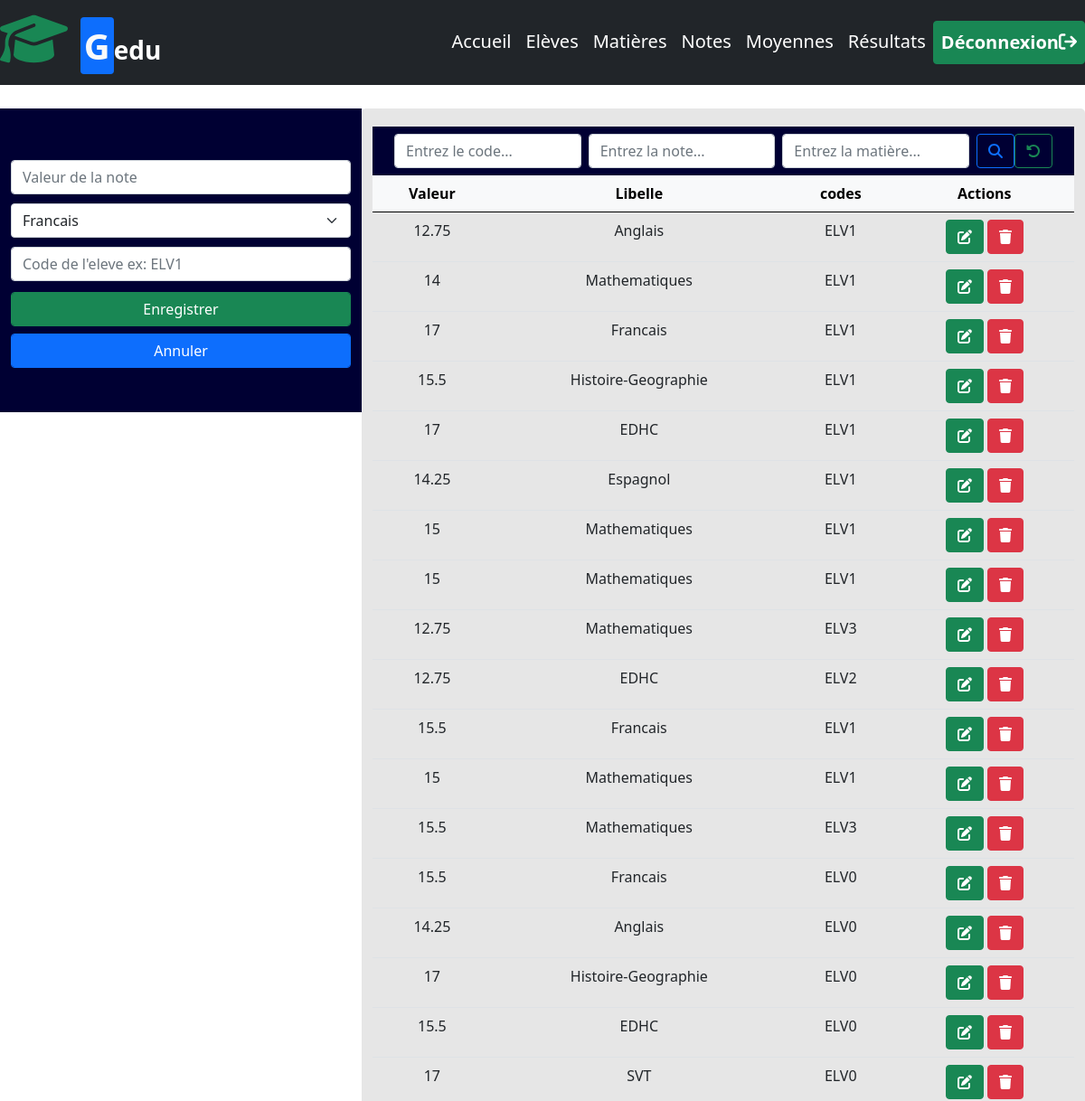
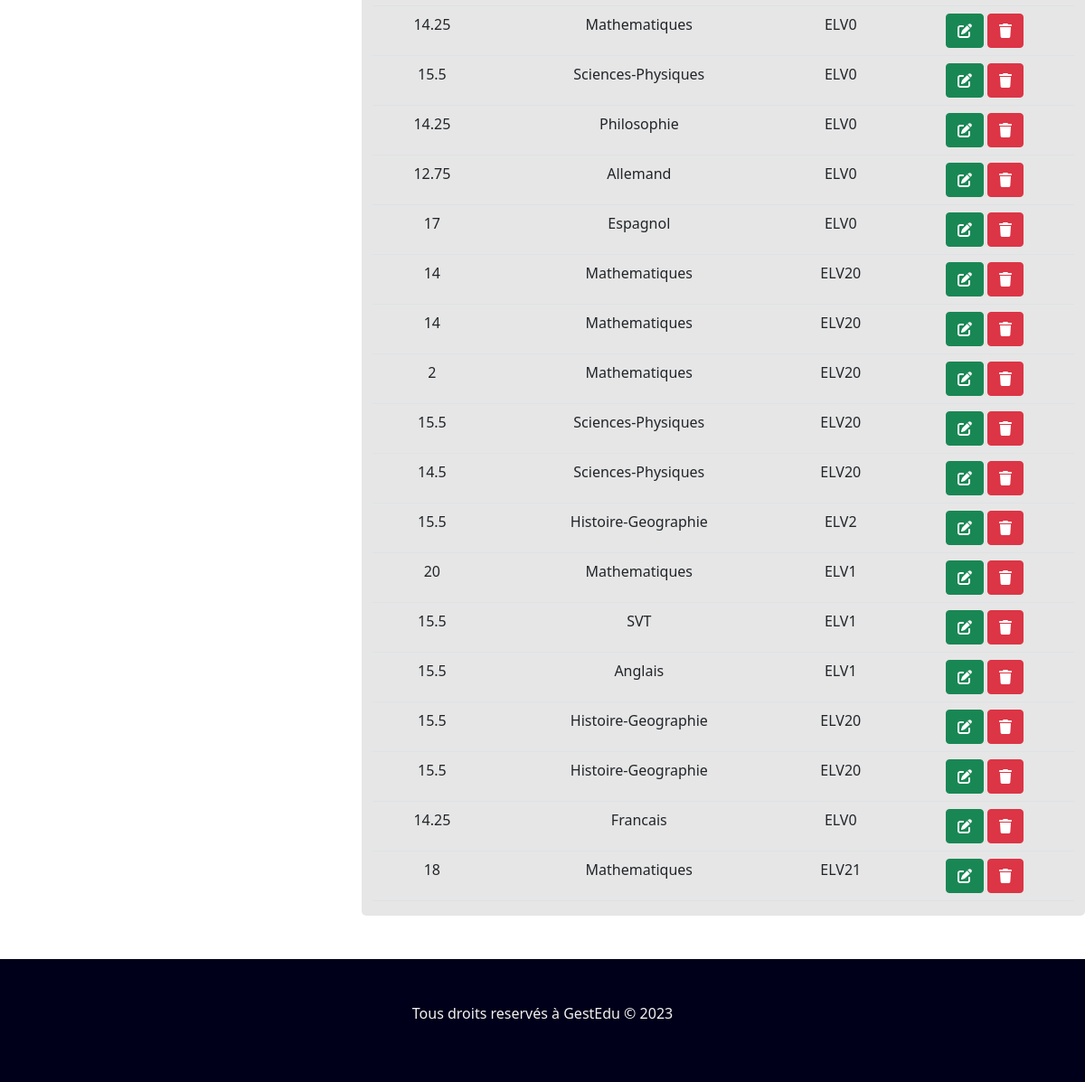
The page /inserer_note.php (signed in) on the database its author committed (2 pictures, top to bottom).
### tables this page shows
CREATE TABLE IF NOT EXISTS `notes` (
  `id` int NOT NULL AUTO_INCREMENT,
  `valeur` varchar(100) NOT NULL,
  `libelle` varchar(100) NOT NULL,
  `code_eleve` varchar(100) DEFAULT NULL,
  PRIMARY KEY (`id`)
);

### inserer_note.php (the view, shortened to what this page needs)
<!DOCTYPE html>
<html>
<head>
	<link rel="stylesheet" href="css/bootstrap.min.css">
	<link rel="stylesheet" href="css/bootstrap-icons.css">
</head>
<body>
	<?php
		include('connect_bdd.php');
	?>
	<?php
		include("menu_prof.php");
	?>
    <br><br><br>
	<section class="container-fluid mt-5">
		<div class="row">
			<div class="col-xl-4 col-lg-4 col-md-4 col-sm-12 py-5 h-50" style="background-color: #000033;">
				<form method="POST" action="" style="background-color: #000033;">
					<table class="container">
						<tr class="row">
							<td class="col w-100"><input class="form-control mt-2" type="text" name="valeur" placeholder="Valeur de la note"></td>
						</tr>
						<tr class="row">
							<td class="col w-100">
								<select name="libelle" class="form-select mt-2">
									<option value="Francais">Francais</option>
								</select>
							</td>
						</tr>
						<tr class="row">
							<td class="col w-100"><input class="form-control mt-2" type="text" name="code_eleve" placeholder="Code de l'eleve ex: ELV1"></td>
						</tr>
						<tr class="row">
							<td class="col w-100 text-center" style="color: #ffcc00;">
							</td>
						</tr>
						<tr class="row">
							<td class="col w-100"><input class="btn btn-success form-control mt-2" type="submit" name="submit" value="Enregistrer"><input class="btn btn-primary form-control mt-2" type="reset" name="reset" value="Annuler"></td>
						</tr>
					</table>
				</form>
			</div>
			<div class="col-xl-8 col-lg-8 col-md-8 col-sm-12" style="background-color: #e6e6e6; border-radius: 5px; padding-top: 20px;">
				<nav class="navbar navbar-light" style="background: #000033;">
					<div class="container-fluid">
		    			<form method="GET" action="#" class="d-flex" role="search">
		      				<input class="form-control me-2" type="search" name="recherche" placeholder="Entrez le code..."/>
		      				<input class="form-control me-2" type="search" name="note" placeholder="Entrez la note..."/>
		      				<input class="form-control me-2" type="search" name="matieres" placeholder="Entrez la matière..."/>
							<button class="btn btn-outline-primary" type="submit" name="submit"><i class="fa-solid fa-magnifying-glass"></i></button>
							<button class="btn btn-outline-success" type="reset" name="reset"><i class="fa-solid fa-rotate-left"></i></button>
		    			</form>
	  				</div>
  				</nav>
				<table class="table text-center">
					<thead class="table-light">
						<tr>
							<th>Valeur</th>
							<th>Libelle</th>
							<th>codes</th>
							<th>Actions</th>
						</tr>
					<thead>
					<tbody>
						<?php
								if(isset($_GET['submit']) AND !empty($_GET['recherche']) AND empty($_GET['note']) AND empty($_GET['matieres'])){
									if(isset($_GET['recherche'])){
										$code_eleve = $_GET['recherche'];
										$req_select = "SELECT * FROM notes WHERE code_eleve = :code_eleve";
										$req = $bdd -> prepare($req_select);
										$req -> execute([
													"code_eleve" => "$code_eleve",
												]);
										$req -> fetchAll();
										if(!empty($req -> rowCount())){
												$req_select = "SELECT * FROM notes WHERE code_eleve = :code_eleve";
												$req = $bdd -> prepare($req_select);
												$req -> execute([
													"code_eleve" => "$code_eleve",
												]);
												$result = $req -> fetchAll();
												$nbr_result = $req -> rowCount();
												foreach($result as $result_final){
													echo "<tr>
														<td>".strtoupper($result_final['valeur'])."</td>
														<td>".$result_final['libelle']."</td>
														<td>".$result_final['code_eleve']."</td>
														<td>
															<button class='btn btn-success'><a style='text-decoration :none; color: white;' href='modifier_eleve.php?id=$result_final[0]'><span class='icon'><i class='fa-solid fa-pen-to-square'></i></span></a></button>
															<button class='btn btn-danger'><a style='text-decoration :none; color: white;'  href='?action=supprimer&amp;id=$result_final[0]'><span class='icon'><i class='fa-solid fa-trash'></i></span></a></button>
														</td>
													</tr>";
												}
													echo $nbr_result." : résultat(s) trouvé(s)!";
										}else{
											echo "<h3 style='text-align: center;'>Aucune note(s) trouvée(s) pour l'élève avec le code : ".$code_eleve."</h3>";
										}
									}
								}else if(empty($_GET['recherche'])){
									$req_select = "SELECT * FROM notes";
									$req = $bdd -> prepare($req_select);
									$req -> execute();
									$result = $req -> fetchAll();
									foreach($result as $result_final){
										echo "<tr>
											<td>".$result_final['valeur']."</td>
											<td>".$result_final['libelle']."</td>
											<td>".$result_final['code_eleve']."</td>
											<td>
												<button class='btn btn-success'><a style='text-decoration :none; color: white;' href='modifier_note.php?id=$result_final[0]'><span class='icon'><i class='fa-solid fa-pen-to-square'></i></span></a></button>
												<button class='btn btn-danger'><a style='text-decoration :none; color: white;'  href='?action=supprimer&amp;id=$result_final[0]'><span class='icon'><i class='fa-solid fa-trash'></i></span></a></button>
											</td>
										</tr>";
									}
								}
						?>
					</tbody>
				</table>
			</div>
		</div>
	</section>
	<footer>
		<?php
			include("footer_prof.php");
		?>
	</footer>
</body>
</html>

### rows shown on the page
notes: valeur "12.75", libelle "Anglais", code_eleve "ELV1"
notes: valeur "14", libelle "Mathematiques", code_eleve "ELV1"
notes: valeur "17", libelle "Francais", code_eleve "ELV1"
notes: valeur "15.5", libelle "Histoire-Geographie", code_eleve "ELV1"
notes: valeur "17", libelle "EDHC", code_eleve "ELV1"
notes: valeur "14.25", libelle "Espagnol", code_eleve "ELV1"
notes: valeur "15", libelle "Mathematiques", code_eleve "ELV1"
notes: valeur "15", libelle "Mathematiques", code_eleve "ELV1"
notes: valeur "12.75", libelle "Mathematiques", code_eleve "ELV3"
notes: valeur "12.75", libelle "EDHC", code_eleve "ELV2"
notes: valeur "15.5", libelle "Francais", code_eleve "ELV1"
notes: valeur "15", libelle "Mathematiques", code_eleve "ELV1"
notes: valeur "15.5", libelle "Mathematiques", code_eleve "ELV3"
notes: valeur "15.5", libelle "Francais", code_eleve "ELV0"
notes: valeur "14.25", libelle "Anglais", code_eleve "ELV0"
notes: valeur "17", libelle "Histoire-Geographie", code_eleve "ELV0"
notes: valeur "15.5", libelle "EDHC", code_eleve "ELV0"
notes: valeur "17", libelle "SVT", code_eleve "ELV0"
notes: valeur "14.25", libelle "Mathematiques", code_eleve "ELV0"
notes: valeur "15.5", libelle "Sciences-Physiques", code_eleve "ELV0"
notes: valeur "14.25", libelle "Philosophie", code_eleve "ELV0"
notes: valeur "12.75", libelle "Allemand", code_eleve "ELV0"
notes: valeur "17", libelle "Espagnol", code_eleve "ELV0"
notes: valeur "14", libelle "Mathematiques", code_eleve "ELV20"
notes: valeur "14", libelle "Mathematiques", code_eleve "ELV20"
notes: valeur "2", libelle "Mathematiques", code_eleve "ELV20"
notes: valeur "15.5", libelle "Sciences-Physiques", code_eleve "ELV20"
notes: valeur "14.5", libelle "Sciences-Physiques", code_eleve "ELV20"
notes: valeur "15.5", libelle "Histoire-Geographie", code_eleve "ELV2"
notes: valeur "20", libelle "Mathematiques", code_eleve "ELV1"
notes: valeur "15.5", libelle "SVT", code_eleve "ELV1"
notes: valeur "15.5", libelle "Anglais", code_eleve "ELV1"
notes: valeur "15.5", libelle "Histoire-Geographie", code_eleve "ELV20"
notes: valeur "15.5", libelle "Histoire-Geographie", code_eleve "ELV20"
notes: valeur "14.25", libelle "Francais", code_eleve "ELV0"
notes: valeur "18", libelle "Mathematiques", code_eleve "ELV21"
